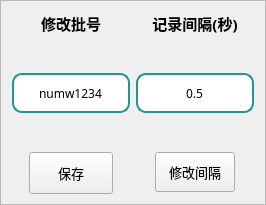
    <widget class="QFrame" name="frameSys1">
     <property name="sizePolicy">
      <sizepolicy hsizetype="Preferred" vsizetype="Preferred">
       <horstretch>0</horstretch>
       <verstretch>0</verstretch>
      </sizepolicy>
     </property>
     <property name="maximumSize">
      <size>
       <width>400</width>
       <height>300</height>
      </size>
     </property>
     <property name="font">
      <font>
       <family>Microsoft YaHei</family>
      </font>
     </property>
     <property name="styleSheet">
      <string notr="true"/>
     </property>
     <property name="frameShape">
      <enum>QFrame::StyledPanel</enum>
     </property>
     <property name="frameShadow">
      <enum>QFrame::Raised</enum>
     </property>
     <layout class="QGridLayout" name="gridLayout_5" rowstretch="2,0,0">
      <property name="verticalSpacing">
       <number>38</number>
      </property>
      <item row="0" column="0">
       <widget class="QLabel" name="label_26">
        <property name="sizePolicy">
         <sizepolicy hsizetype="Preferred" vsizetype="Fixed">
          <horstretch>0</horstretch>
          <verstretch>0</verstretch>
         </sizepolicy>
        </property>
        <property name="font">
         <font>
          <family>Microsoft YaHei</family>
          <pointsize>11</pointsize>
          <bold>true</bold>
         </font>
        </property>
        <property name="text">
         <string>修改批号</string>
        </property>
        <property name="alignment">
         <set>Qt::AlignCenter</set>
        </property>
       </widget>
      </item>
      <item row="2" column="0" alignment="Qt::AlignHCenter">
       <widget class="QPushButton" name="modifyBatchNum">
        <property name="sizePolicy">
         <sizepolicy hsizetype="Preferred" vsizetype="Preferred">
          <horstretch>0</horstretch>
          <verstretch>0</verstretch>
         </sizepolicy>
        </property>
        <property name="minimumSize">
         <size>
          <width>84</width>
          <height>42</height>
         </size>
        </property>
        <property name="maximumSize">
         <size>
          <width>200</width>
          <height>40</height>
         </size>
        </property>
        <property name="font">
         <font>
          <family>Microsoft YaHei</family>
          <pointsize>10</pointsize>
         </font>
        </property>
        <property name="styleSheet">
         <string notr="true"/>
        </property>
        <property name="text">
         <string>保存</string>
        </property>
       </widget>
      </item>
      <item row="1" column="0">
       <widget class="QLineEdit" name="batchNumber">
        <property name="sizePolicy">
         <sizepolicy hsizetype="Preferred" vsizetype="Preferred">
          <horstretch>0</horstretch>
          <verstretch>0</verstretch>
         </sizepolicy>
        </property>
        <property name="minimumSize">
         <size>
          <width>60</width>
          <height>40</height>
         </size>
        </property>
        <property name="maximumSize">
         <size>
          <width>170</width>
          <height>50</height>
         </size>
        </property>
        <property name="font">
         <font>
          <family>Microsoft YaHei</family>
          <pointsize>9</pointsize>
         </font>
        </property>
        <property name="styleSheet">
         <string notr="true">border-radius: 10px;
    border: 2px solid  rgb(34, 149, 144);       /* 边框颜色和宽度 */
    padding: 4px;                    /* 内边距，避免文字太靠边 */</string>
        </property>
        <property name="text">
         <string>numw1234</string>
        </property>
        <property name="alignment">
         <set>Qt::AlignCenter</set>
        </property>
       </widget>
      </item>
      <item row="2" column="1" alignment="Qt::AlignHCenter">
       <widget class="QPushButton" name="modifyInterval">
        <property name="sizePolicy">
         <sizepolicy hsizetype="Preferred" vsizetype="Preferred">
          <horstretch>0</horstretch>
          <verstretch>0</verstretch>
         </sizepolicy>
        </property>
        <property name="minimumSize">
         <size>
          <width>80</width>
          <height>0</height>
         </size>
        </property>
        <property name="maximumSize">
         <size>
          <width>200</width>
          <height>40</height>
         </size>
        </property>
        <property name="font">
         <font>
          <family>Microsoft YaHei</family>
          <pointsize>10</pointsize>
         </font>
        </property>
        <property name="styleSheet">
         <string notr="true"/>
        </property>
        <property name="text">
         <string>修改间隔</string>
        </property>
       </widget>
      </item>
      <item row="1" column="1">
       <widget class="QLineEdit" name="samplingInterval">
        <property name="sizePolicy">
         <sizepolicy hsizetype="Preferred" vsizetype="Preferred">
          <horstretch>0</horstretch>
          <verstretch>0</verstretch>
         </sizepolicy>
        </property>
        <property name="minimumSize">
         <size>
          <width>60</width>
          <height>40</height>
         </size>
        </property>
        <property name="maximumSize">
         <size>
          <width>170</width>
          <height>50</height>
         </size>
        </property>
        <property name="font">
         <font>
          <family>Microsoft YaHei</family>
          <pointsize>9</pointsize>
         </font>
        </property>
        <property name="styleSheet">
         <string notr="true">border-radius: 10px;
    border: 2px solid  rgb(34, 149, 144);       /* 边框颜色和宽度 */
    padding: 4px;                    /* 内边距，避免文字太靠边 */</string>
        </property>
        <property name="text">
         <string>0.5</string>
        </property>
        <property name="alignment">
         <set>Qt::AlignCenter</set>
        </property>
       </widget>
      </item>
      <item row="0" column="1">
       <widget class="QLabel" name="label_49">
        <property name="sizePolicy">
         <sizepolicy hsizetype="Preferred" vsizetype="Fixed">
          <horstretch>0</horstretch>
          <verstretch>0</verstretch>
         </sizepolicy>
        </property>
        <property name="font">
         <font>
          <family>Microsoft YaHei</family>
          <pointsize>11</pointsize>
          <bold>true</bold>
         </font>
        </property>
        <property name="text">
         <string>记录间隔(秒)</string>
        </property>
        <property name="alignment">
         <set>Qt::AlignCenter</set>
        </property>
       </widget>
      </item>
     </layout>
    </widget>
